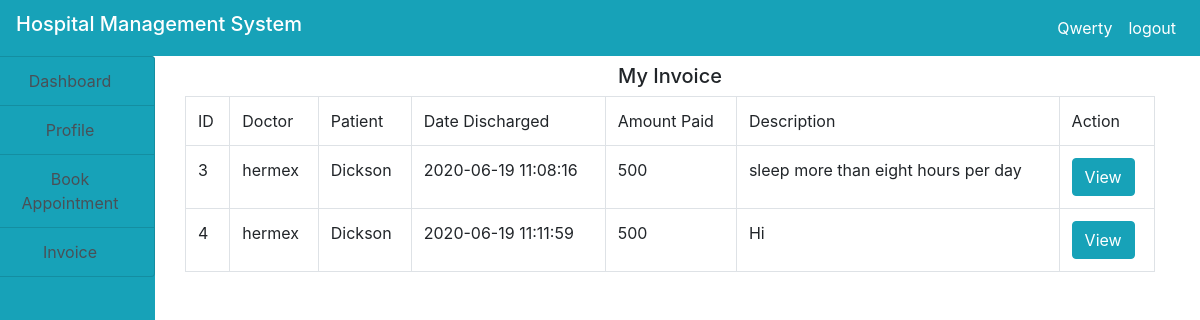
The app's page /patient/invoice.php (signed in) with its own data.
### tables this page shows
CREATE TABLE IF NOT EXISTS `income` (
  `id` int(100) NOT NULL AUTO_INCREMENT,
  `doctor` varchar(100) NOT NULL,
  `patient` varchar(100) NOT NULL,
  `date_discharge` varchar(100) NOT NULL,
  `amount_paid` varchar(100) NOT NULL,
  `description` varchar(100) NOT NULL,
  PRIMARY KEY (`id`)
);

### patient/invoice.php (the view, shortened to what this page needs)
<!DOCTYPE html>
<html>
<head>
</head>
<body>
<?php
  include('../include/header.php');
  include('../include/connection.php');
?>
  <div class="contain-fluid">
        <div class="col-md-12">
             <div class="row">
                 <div class="col-md-2" style="margin-left: -30px">
                     <?php
                      include("sidenav.php");
                     ?>
                 </div>
                 <div class="col-md-10">
                      <h5 class="text-center my-2">My Invoice</h5>
                     <?php
                         $pat = $_SESSION['patient'];
                         $query = "SELECT * FROM patient WHERE username='$pat'";
                         $res = mysqli_query($con,$query);
                         $row = mysqli_fetch_array($res);
                         $fname = $row['firstname'];
                         $queries = mysqli_query($con, "SELECT * FROM income WHERE patient='$fname'");
                         $output = "";
                         $output .="
                           <table class='table table-bordered'>
                           <tr>
                              <td>ID</td>
                              <td>Doctor</td>
                              <td>Patient</td>
                              <td>Date Discharged</td>
                              <td>Amount Paid</td>
                              <td>Description</td>
                              <td>Action</td>
                            </tr>
                         ";
                         if (mysqli_num_rows($queries) < 1){
                             $output .="
                               <tr>
                                  <td colspan='7' class='text-center'>No Invoice Yet</td>
                                </tr>
                             ";
                         }while ($row = mysqli_fetch_array($queries)){
                             $output .="
                                <tr>
                                   <td>".$row['id']."</td>
                                    <td>".$row['doctor']."</td>
                                     <td>".$row['patient']."</td>
                                      <td>".$row['date_discharge']."</td>
                                       <td>".$row['amount_paid']."</td>
                                        <td>".$row['description']."</td>
                                        <td>
                                             <a href='view.php?id=".$row['id']."'>
                                                 <button class='btn btn-info'>View</button>
                                            </a>
                                        </td>
                                </tr>
                             ";
                     }
                         $output .="
                            </table>
                         ";
                         echo $output;
                     ?>
                 </div>
             </div>
        </div>
  </div>
</body>
</html>

### include/header.php (shortened to what this page needs)
<!DOCTYPE html>
<html lang="en">
<head>
  <link rel="stylesheet" type="text/css"
    href="https://stackpath.bootstrapcdn.com/bootstrap/4.5.2/css/bootstrap.min.css">
  <link rel="stylesheet" href="https://cdnjs.cloudflare.com/ajax/libs/font-awesome/5.15.3/css/all.min.css"
 />
  <link rel="stylesheet" href="">
</head>
<body>
  <nav class="navbar navbar-expand-lg navbar-info bg-info">
    <h5 class="text-white">Hospital Management System</h5>
    <ul class="navbar-nav">
      <?php
if (isset($_SESSION["admin"])) {
          $user = $_SESSION["admin"];
          echo '
             <li class="nav-item"><a href="./adminlogin.php" class="nav-link text-white">' .
              $user .
              '</a></li>
             <li class="nav-item"><a href="logout.php" class="nav-link text-white">logout</a></li>
                                ';
      } elseif (isset($_SESSION["patient"])) {
          $user = $_SESSION["patient"];
          echo '
             <li class="nav-item"><a href="./adminlogin.php" class="nav-link text-white">' .
              $user .
              '</a></li>
             <li class="nav-item"><a href="logout.php" class="nav-link text-white">logout</a></li>
                                ';
      } ?>
    </ul>
  </nav>
</body>
</html>

### patient/sidenav.php (shortened to what this page needs)
<!DOCTYPE html>
<html lang="en">
<head>
</head>
<body>
<div class="list-group bg-info" style="height: 90vh">
    <a href="index.php" class="list-group-item list-group-item-action bg-info text-center">Dashboard</a>
    <a href="profile.php" class="list-group-item list-group-item-action bg-info text-center">Profile</a>
    <a href="appointment.php" class="list-group-item list-group-item-action bg-info text-center">Book Appointment</a>
    <a href="invoice.php" class="list-group-item list-group-item-action bg-info text-center">Invoice</a>
</div>
</body>
</html>

### records on screen
income: id "3", doctor "hermex", patient "Dickson", date_discharge "2020-06-19 11:08:16", amount_paid "500", description "sleep more than eight hours per day"
income: id "4", doctor "hermex", patient "Dickson", date_discharge "2020-06-19 11:11:59", amount_paid "500", description "Hi"

### other values on screen
$user "Qwerty"
